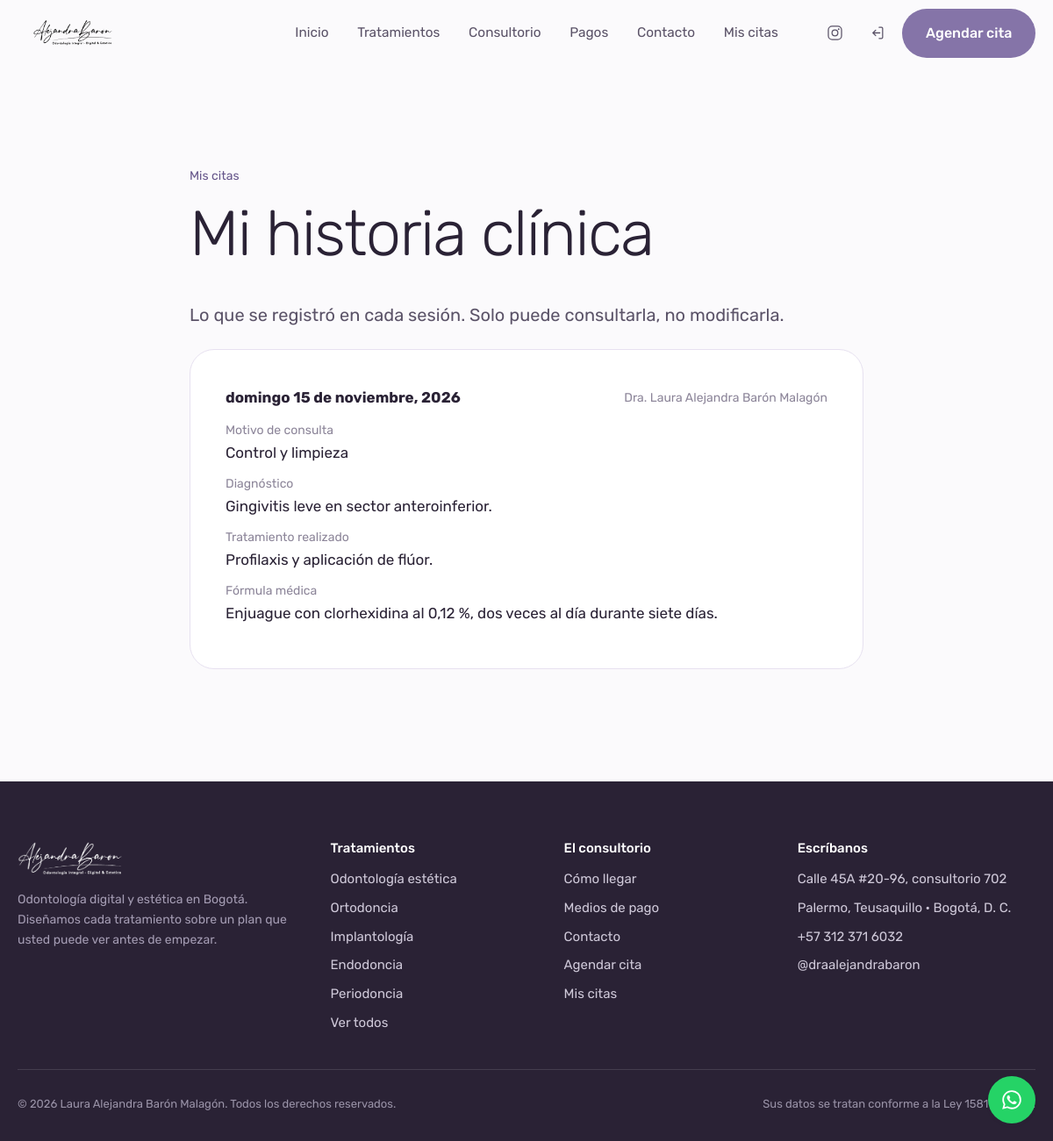
Screenshot of /panel/historia.php (signed in) with the database file from the repository.
### tables this page shows
CREATE TABLE `historia_clinica` (
  `id`            INT UNSIGNED NOT NULL AUTO_INCREMENT,
  `paciente_id`   INT UNSIGNED NOT NULL,
  `odontologo_id` INT UNSIGNED NOT NULL,
  `cita_id`       INT UNSIGNED DEFAULT NULL,
  `fecha`         DATE NOT NULL,
  `motivo`        VARCHAR(200) DEFAULT NULL,
  `diagnostico`   TEXT DEFAULT NULL,
  `tratamiento_realizado` TEXT DEFAULT NULL,
  `formula_medica` TEXT DEFAULT NULL,
  `observaciones` TEXT DEFAULT NULL,
  `creado_en`     DATETIME NOT NULL DEFAULT CURRENT_TIMESTAMP,
  PRIMARY KEY (`id`),
  KEY `idx_hc_paciente` (`paciente_id`, `fecha`),
  CONSTRAINT `fk_hc_paciente` FOREIGN KEY (`paciente_id`)
    REFERENCES `usuarios` (`id`) ON DELETE CASCADE,
  CONSTRAINT `fk_hc_odontologo` FOREIGN KEY (`odontologo_id`)
    REFERENCES `usuarios` (`id`),
  CONSTRAINT `fk_hc_cita` FOREIGN KEY (`cita_id`)
    REFERENCES `citas` (`id`) ON DELETE SET NULL
);

CREATE TABLE `usuarios` (
  `id`              INT UNSIGNED NOT NULL AUTO_INCREMENT,
  `nombre`          VARCHAR(60)  NOT NULL,
  `apellido`        VARCHAR(60)  NOT NULL,
  `email`           VARCHAR(120) NOT NULL,
  `telefono`        VARCHAR(25)  DEFAULT NULL,
  `tipo_documento`  ENUM('CC','TI','CE','PA','NIT') NOT NULL DEFAULT 'CC',
  `documento`       VARCHAR(25)  NOT NULL,
  `fecha_nacimiento` DATE        DEFAULT NULL,
  `password_hash`   VARCHAR(255) NOT NULL,
  `rol`             ENUM('paciente','odontologo','admin') NOT NULL DEFAULT 'paciente',
  `especialidad`    VARCHAR(80)  DEFAULT NULL COMMENT 'Solo odontólogos',
  `consultorio`     VARCHAR(20)  DEFAULT NULL COMMENT 'Solo odontólogos',
  `foto`            VARCHAR(160) DEFAULT NULL,
  `alergias`        TEXT         DEFAULT NULL,
  `medicamentos`    TEXT         DEFAULT NULL,
  `antecedentes`    TEXT         DEFAULT NULL,
  `email_verificado` TINYINT(1)  NOT NULL DEFAULT 0,
  `token_verificacion` VARCHAR(64) DEFAULT NULL,
  `activo`          TINYINT(1)   NOT NULL DEFAULT 1,
  `creado_en`       DATETIME     NOT NULL DEFAULT CURRENT_TIMESTAMP,
  `actualizado_en`  DATETIME     NOT NULL DEFAULT CURRENT_TIMESTAMP ON UPDATE CURRENT_TIMESTAMP,
  PRIMARY KEY (`id`),
  UNIQUE KEY `uq_usuarios_email` (`email`),
  UNIQUE KEY `uq_usuarios_documento` (`tipo_documento`, `documento`),
  KEY `idx_usuarios_rol` (`rol`, `activo`)
);

CREATE TABLE `tratamientos` (
  `id`            INT UNSIGNED NOT NULL AUTO_INCREMENT,
  `slug`          VARCHAR(60)  NOT NULL,
  `nombre`        VARCHAR(90)  NOT NULL,
  `resumen`       VARCHAR(220) NOT NULL,
  `descripcion`   TEXT         NOT NULL,
  `incluye`       TEXT         DEFAULT NULL COMMENT 'Un ítem por línea',
  `imagen`        VARCHAR(160) DEFAULT NULL,
  `duracion_min`  SMALLINT UNSIGNED NOT NULL DEFAULT 45,
  `precio_desde`  DECIMAL(12,2) DEFAULT NULL,
  `destacado`     TINYINT(1)   NOT NULL DEFAULT 0,
  `activo`        TINYINT(1)   NOT NULL DEFAULT 1,
  `orden`         TINYINT UNSIGNED NOT NULL DEFAULT 0,
  PRIMARY KEY (`id`),
  UNIQUE KEY `uq_tratamientos_slug` (`slug`)
);

CREATE TABLE `sedes` (
  `id`        INT UNSIGNED NOT NULL AUTO_INCREMENT,
  `nombre`    VARCHAR(80)  NOT NULL,
  `direccion` VARCHAR(160) NOT NULL,
  `barrio`    VARCHAR(80)  DEFAULT NULL,
  `ciudad`    VARCHAR(80)  NOT NULL DEFAULT 'Bogotá, D. C.',
  `telefono`  VARCHAR(25)  DEFAULT NULL,
  `mapa_embed` TEXT        DEFAULT NULL,
  `activo`    TINYINT(1)   NOT NULL DEFAULT 1,
  PRIMARY KEY (`id`)
);

### includes/functions.php (called while the page is built, shortened)
<?php
require_once __DIR__ . '/db.php';
function e(?string $texto): string
{
    return htmlspecialchars((string) $texto, ENT_QUOTES | ENT_SUBSTITUTE, 'UTF-8');
}
function base_url(string $ruta = ''): string
{
    $base = SITIO_URL !== '' ? SITIO_URL : '';
    if ($base === '') {
        $dir = str_replace('\\', '/', dirname($_SERVER['SCRIPT_NAME'] ?? '/'));
        if (preg_match('#/(admin|panel)$#', $dir)) {
            $dir = dirname($dir);
        }
        $base = rtrim($dir, '/');
    }
    return $base . '/' . ltrim($ruta, '/');
}
function fecha_larga(string $fecha): string
{
    $t = strtotime($fecha);
    return DIAS[(int) date('N', $t)] . ' ' . date('j', $t) . ' de ' . MESES[(int) date('n', $t)];
}
function whatsapp_url(string $mensaje = ''): string
{
    $m = $mensaje !== '' ? '?text=' . rawurlencode($mensaje) : '';
    return 'https://wa.me/' . CONTACTO_WHATSAPP . $m;
}
function instagram_url(): string
{
    return 'https://www.instagram.com/' . CONTACTO_INSTAGRAM . '/';
}
function tratamientos_activos(): array
{
    static $cache = null;
    return $cache ??= filas('SELECT * FROM tratamientos WHERE activo = 1 ORDER BY orden, nombre');
}
function sede_principal(): ?array
{
    return fila('SELECT * FROM sedes WHERE activo = 1 ORDER BY id LIMIT 1');
}

### includes/db.php (called while the page is built, shortened)
<?php
function db(): PDO
{
    static $pdo = null;
    if ($pdo instanceof PDO) {
        return $pdo;
    }
    $opciones = [
        PDO::ATTR_ERRMODE            => PDO::ERRMODE_EXCEPTION,
        PDO::ATTR_DEFAULT_FETCH_MODE => PDO::FETCH_ASSOC,
        PDO::ATTR_EMULATE_PREPARES   => false,
    ];
    try {
        if (DB_DRIVER === 'sqlite') {
            $dir = dirname(DB_SQLITE_PATH);
            if (!is_dir($dir)) {
                mkdir($dir, 0775, true);
            }
            $pdo = new PDO('sqlite:' . DB_SQLITE_PATH, null, null, $opciones);
            $pdo->exec('PRAGMA foreign_keys = ON');
        } else {
            $dsn = sprintf('mysql:host=%s;dbname=%s;charset=%s', DB_HOST, DB_NAME, DB_CHARSET);
            $pdo = new PDO($dsn, DB_USER, DB_PASS, $opciones);
        }
    } catch (PDOException $e) {
        if (APP_DEBUG) {
            throw $e;
        }
        http_response_code(503);
        exit('No pudimos conectar con la base de datos. Intente de nuevo en unos minutos.');
    }
    return $pdo;
}
function q(string $sql, array $params = []): PDOStatement
{
    $st = db()->prepare($sql);
    $st->execute($params);
    return $st;
}
function fila(string $sql, array $params = []): ?array
{
    $r = q($sql, $params)->fetch();
    return $r === false ? null : $r;
}
function filas(string $sql, array $params = []): array
{
    return q($sql, $params)->fetchAll();
}

### includes/auth.php (called while the page is built, shortened)
<?php
require_once __DIR__ . '/functions.php';
function usuario_actual(): ?array
{
    static $cache = null;
    if ($cache === null) {
        $cache = fila('SELECT * FROM usuarios WHERE id = ? AND activo = 1', [$_SESSION['usuario_id']]);
    }
    return $cache;
}
function autenticado(): bool
{
    return usuario_actual() !== null;
}
function exigir_sesion(): void
{
    if (!autenticado()) {
        sesion_iniciar();
        $_SESSION['destino'] = $_SERVER['REQUEST_URI'] ?? '';
        flash('aviso', 'Inicie sesión para continuar.');
        redirigir('ingresar.php');
    }
}

### panel/historia.php (the view, shortened to what this page needs)
<?php
require_once __DIR__ . '/../includes/auth.php';
exigir_sesion();
$u = usuario_actual();
$registros = filas(
  'SELECT h.*, d.nombre AS doc_nombre, d.apellido AS doc_apellido
   FROM historia_clinica h JOIN usuarios d ON d.id = h.odontologo_id
   WHERE h.paciente_id = ? ORDER BY h.fecha DESC', [$u['id']]);
require __DIR__ . '/../includes/header.php';
?>
<section class="seccion">
  <div class="envoltura" style="max-width:48rem">
    <p class="menudo"><a class="enlace" href="<?= base_url('panel/index.php') ?>">Mis citas</a></p>
    <h1 style="font-size:clamp(1.9rem,1.6rem+1.4vw,2.5rem)">Mi historia clínica</h1>
    <p class="entrada">Lo que se registró en cada sesión. Solo puede consultarla, no modificarla.</p>
    <?php if (!$registros): ?>
      <div class="vacio">
        <h3>Todavía no hay registros</h3>
        <p>Aparecerán aquí después de su primera consulta.</p>
      </div>
    <?php else: ?>
      <?php foreach ($registros as $r): ?>
        <article class="tarjeta" style="margin-bottom:1rem">
          <div class="fila fila--entre" style="margin-bottom:.75rem">
            <strong><?= e(fecha_larga($r['fecha'])) ?>, <?= date('Y', strtotime($r['fecha'])) ?></strong>
            <span class="tenue menudo">Dra. <?= e($r['doc_nombre'] . ' ' . $r['doc_apellido']) ?></span>
          </div>
          <?php foreach ([
              'Motivo de consulta' => $r['motivo'],
              'Diagnóstico'        => $r['diagnostico'],
              'Tratamiento realizado' => $r['tratamiento_realizado'],
              'Fórmula médica'     => $r['formula_medica'],
              'Observaciones'      => $r['observaciones'],
          ] as $rotulo => $valor): ?>
            <?php if (trim((string) $valor) !== ''): ?>
              <p style="margin-bottom:.6rem">
                <span class="tenue menudo" style="display:block"><?= e($rotulo) ?></span>
                <?= nl2br(e($valor)) ?>
              </p>
            <?php endif; ?>
          <?php endforeach; ?>
        </article>
      <?php endforeach; ?>
    <?php endif; ?>
  </div>
</section>
<?php require __DIR__ . '/../includes/footer.php'; ?>

### includes/footer.php (shortened to what this page needs)
</main>
<?php $sede = sede_principal(); ?>
<footer class="pie">
  <div class="envoltura">
    <div class="pie__caja">
      <div>
        <img class="logo" src="<?= base_url('assets/img/marca/logo-blanco.png') ?>" alt="<?= e(SITIO_NOMBRE) ?>">
        <p class="menudo" style="max-width:22rem;color:#A49CB3">
          Odontología digital y estética en Bogotá. Diseñamos cada tratamiento
          sobre un plan que usted puede ver antes de empezar.
        </p>
      </div>
      <div>
        <h4>Tratamientos</h4>
        <ul>
          <?php foreach (array_slice(tratamientos_activos(), 0, 5) as $t): ?>
            <li><a href="<?= base_url('tratamiento.php?t=' . urlencode($t['slug'])) ?>"><?= e($t['nombre']) ?></a></li>
          <?php endforeach; ?>
          <li><a href="<?= base_url('tratamientos.php') ?>">Ver todos</a></li>
        </ul>
      </div>
      <div>
        <h4>El consultorio</h4>
        <ul>
          <li><a href="<?= base_url('sede.php') ?>">Cómo llegar</a></li>
          <li><a href="<?= base_url('pagos.php') ?>">Medios de pago</a></li>
          <li><a href="<?= base_url('contacto.php') ?>">Contacto</a></li>
          <li><a href="<?= base_url('agendar.php') ?>">Agendar cita</a></li>
          <li><a href="<?= base_url('ingresar.php') ?>">Mis citas</a></li>
        </ul>
      </div>
      <div>
        <h4>Escríbanos</h4>
        <ul>
          <?php if ($sede): ?>
            <li><?= e($sede['direccion']) ?></li>
            <li><?= e($sede['barrio'] . ' · ' . $sede['ciudad']) ?></li>
          <?php endif; ?>
          <li><a href="<?= e(whatsapp_url('Hola, quiero agendar una cita.')) ?>" target="_blank" rel="noopener"><?= e(CONTACTO_TELEFONO) ?></a></li>
          <li><a href="<?= e(instagram_url()) ?>" target="_blank" rel="noopener">@<?= e(CONTACTO_INSTAGRAM) ?></a></li>
        </ul>
      </div>
    </div>
    <div class="pie__base">
      <span>© <?= date('Y') ?> Laura Alejandra Barón Malagón. Todos los derechos reservados.</span>
      <span>Sus datos se tratan conforme a la Ley 1581 de 2012.</span>
    </div>
  </div>
</footer>
<a class="flotante" href="<?= e(whatsapp_url('Hola, quiero agendar una cita.')) ?>"
   target="_blank" rel="noopener" aria-label="Escribir por WhatsApp">
</a>
</body>
</html>

### assets/css/app.css (style rules this page uses)
:root { --tinta: #2A2235; --tinta-media: #5B5368; --tinta-suave: #8C8599; --lila: #8574A8; --lila-hondo: #65558A; --lila-claro: #A892D7; --lavanda: #F2EEF8; --lavanda-hondo:#E4DBF2; --hueso: #FBFAFC; --blanco: #FFFFFF; --linea: #E7E1F0; --exito: #3F7D5B; --alerta: #B4603B; --error: #A8414F; --arco: 14rem 14rem 0 0; --radio-s: .5rem; --radio-m: 1rem; --radio-l: 1.75rem; --radio-pill: 999px; --sombra-suave: 0 1px 2px rgba(42,34,53,.04), 0 8px 24px -12px rgba(42,34,53,.12); --sombra-alta: 0 2px 4px rgba(42,34,53,.05), 0 24px 48px -24px rgba(42,34,53,.22); --ancho: 76rem; --ancho-texto: 38rem; --paso: cubic-bezier(.22,.61,.36,1); }
*, *::before, *::after { box-sizing: border-box; }
html { -webkit-text-size-adjust: 100%; scroll-behavior: smooth; }
body { margin: 0; background: var(--hueso); color: var(--tinta); font-family: 'Rubik', system-ui, -apple-system, 'Segoe UI', sans-serif; font-size: 1.0625rem; line-height: 1.65; font-weight: 400; -webkit-font-smoothing: antialiased; }
img, svg, video { max-width: 100%; display: block; }
a { color: inherit; }
h1, h2, h3, h4 { margin: 0 0 .5em; font-weight: 300; line-height: 1.1; letter-spacing: -.022em; }
h1 { font-size: clamp(2.5rem, 1.6rem + 3.9vw, 4.75rem); }
h4 { font-size: 1.0625rem; font-weight: 500; letter-spacing: 0; }
p { margin: 0 0 1.1em; }
p:last-child { margin-bottom: 0; }
.tenue { color: var(--tinta-suave); }
.entrada { font-size: clamp(1.0625rem, 1rem + .35vw, 1.25rem); color: var(--tinta-media); }
.menudo { font-size: .875rem; }
.envoltura { width: min(100% - 2.5rem, var(--ancho)); margin-inline: auto; }
.seccion { padding-block: clamp(4rem, 2.5rem + 6vw, 7.5rem); }
.enlace { color: var(--lila-hondo); text-decoration: none; background-image: linear-gradient(currentColor, currentColor); background-size: 0% 1px; background-repeat: no-repeat; background-position: 0 100%; transition: background-size .3s var(--paso); padding-bottom: 1px; }
::placeholder { color: var(--tinta-suave); opacity: 1; }
.tarjeta { background: var(--blanco); border: 1px solid var(--linea); border-radius: var(--radio-l); padding: clamp(1.5rem, 1rem + 2vw, 2.5rem); }
.pie { background: var(--tinta); color: #CFC9D9; padding-block: clamp(3rem, 2rem + 3vw, 4.5rem) 2rem; }
.pie a { color: #CFC9D9; text-decoration: none; }
.pie__caja { display: grid; grid-template-columns: 1.4fr 1fr 1fr 1.2fr; gap: 2.5rem; padding-bottom: 2.5rem; }
.pie img.logo { height: 2.4rem; width: auto; margin-bottom: 1rem; }
.pie h4 { color: var(--blanco); font-size: .9375rem; font-weight: 500; margin-bottom: .9rem; }
.pie ul { list-style: none; margin: 0; padding: 0; display: grid; gap: .5rem; font-size: .9375rem; }
.pie__base { display: flex; flex-wrap: wrap; gap: 1rem; justify-content: space-between; padding-top: 1.75rem; border-top: 1px solid rgba(255,255,255,.12); font-size: .8125rem; color: #9A93A8; }
.flotante { position: fixed; right: 1.25rem; bottom: 1.25rem; z-index: 40; display: inline-grid; place-items: center; width: 3.4rem; height: 3.4rem; background: #25D366; color: #fff; border-radius: 50%; box-shadow: var(--sombra-alta); text-decoration: none; transition: transform .25s var(--paso); }
.fila { display: flex; align-items: center; gap: .75rem; flex-wrap: wrap; }
.fila--entre { justify-content: space-between; }

### rows the page displays
historia_clinica: fecha "domingo 15 de noviembre", fecha "2026", odontologo.apellido "Laura Alejandra Barón Malagón", rotulo "Motivo de consulta", motivo "Control y limpieza", rotulo "Diagnóstico", diagnostico "Gingivitis leve en sector anteroinferior.", rotulo "Tratamiento realizado", tratamiento_realizado "Profilaxis y aplicación de flúor.", rotulo "Fórmula médica", formula_medica "Enjuague con clorhexidina al 0,12 %, dos veces al día durante siete días."
tratamientos: nombre "Odontología estética"
tratamientos: nombre "Ortodoncia"
tratamientos: nombre "Implantología"
tratamientos: nombre "Endodoncia"
tratamientos: nombre "Periodoncia"
sedes: direccion "Calle 45A #20-96, consultorio 702", barrio+ciudad "Palermo, Teusaquillo · Bogotá, D. C."

### other values shown
CONTACTO_TELEFONO "+57 312 371 6032"
CONTACTO_INSTAGRAM "draalejandrabaron"
